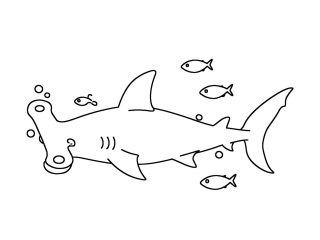
#> input picture assets/color/t/shark01.jpg, 320 x 240 px
$ python -i color_prep.py   (imports and definitions only)
#> lines starting #> are read from the running program, lines starting #| are printed output that depends on the picture
"""Prepare coloring pages: raw AI line art -> thick transparent-line PNG (1280x960) + QC sheet that tints the outside region.
usage: color_prep.py RAW_DIR OUT_DIR [QC_PNG]"""
import sys, os, glob
import numpy as np, cv2

W, H = 1280, 960
def prep(path):
#> called with path = '../assets/color/t/shark01.jpg'
    g = cv2.imread(path, 0)
#> g is the input picture: shape (240, 320); min 0, max 255, mean 247.8
    g = cv2.resize(g, (W, H), interpolation=cv2.INTER_AREA)
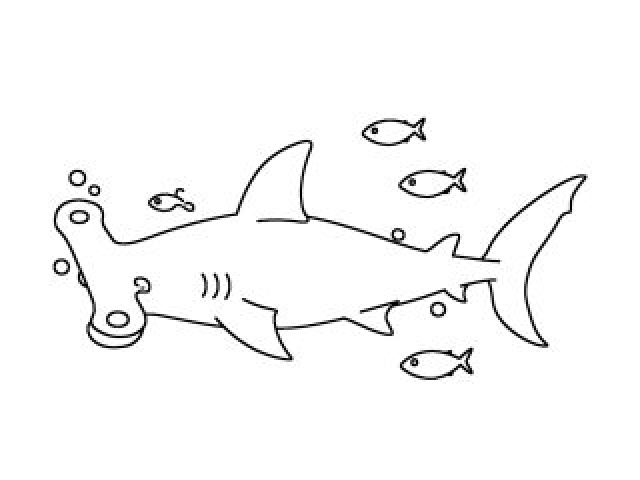
#> g: shape (960, 1280) (shown at 1/2 size); min 0, max 255, mean 247.8
    ink = np.clip((215 - g.astype(np.float32)) / (215 - 70), 0, 1)       # 0..1 darkness
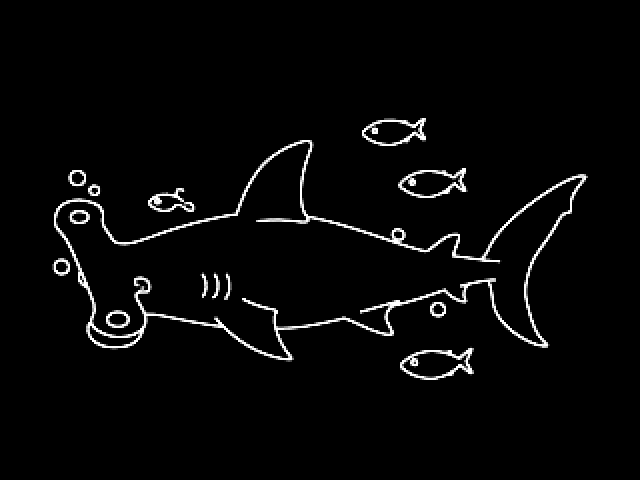
#> ink: shape (960, 1280) float32 (shown at 1/2 size); min 0, max 1, mean 0.0294
    ink = cv2.erode(1 - ink, np.ones((3, 3), np.uint8)).astype(np.float32); ink = 1 - ink   # thicken by ~1px/side
#> after `ink = cv2.erode(1 - ink, np.ones((3, 3), np.uint8)).astype(np.float32)`:
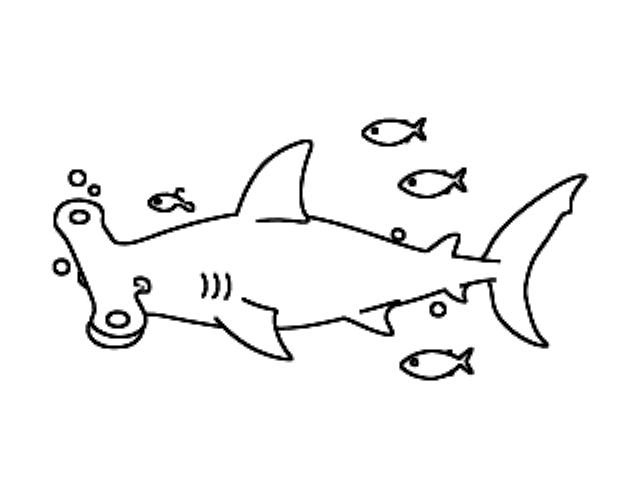
#> ink: shape (960, 1280) float32 (shown at 1/2 size); min 0, max 1, mean 0.958
#> after `ink = 1 - ink`:
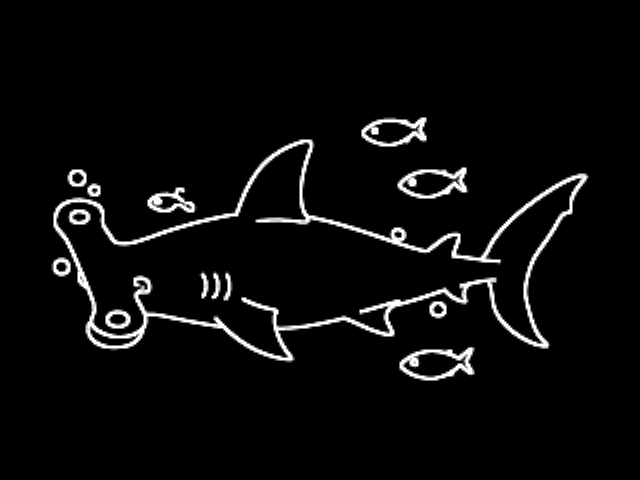
#> ink: shape (960, 1280) float32 (shown at 1/2 size); min 0, max 1, mean 0.0418
    ink = cv2.GaussianBlur(ink, (0, 0), 0.8)
    ink = np.clip(ink * 1.6, 0, 1)
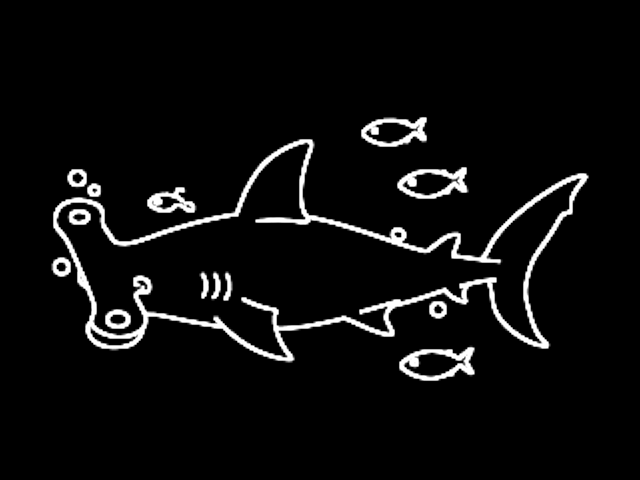
#> ink: shape (960, 1280) float32 (shown at 1/2 size); min 0, max 1, mean 0.0497
    ink[:6, :] = 0; ink[-6:, :] = 0; ink[:, :6] = 0; ink[:, -6:] = 0      # kill border artefacts
    a = (ink * 255).astype(np.uint8)
    rgba = np.zeros((H, W, 4), np.uint8); rgba[..., 3] = a                # black lines, alpha = ink
    return rgba

def regions(rgba, d=2):
    solid = (rgba[..., 3] > 110).astype(np.uint8)
    solid = cv2.dilate(solid, np.ones((3, 3), np.uint8), iterations=d)
    n, lab = cv2.connectedComponents(1 - solid, connectivity=4)
    return n, lab, solid

def qc(rgba):
    n, lab, solid = regions(rgba)
    bg = lab[10, 10] if solid[10, 10] == 0 else lab[H // 2, 10]
    areas = np.bincount(lab.ravel(), minlength=n); areas[0] = 0
    big = [(i, a) for i, a in enumerate(areas) if i != bg and a > 0.015 * W * H and i != 0]
    bgfrac = areas[bg] / (W * H)
    return n, bgfrac, len(big), lab, bg

def sheet_tile(rgba, lab, bg):
    rgb = np.full((H, W, 3), 255, np.uint8)
    rgb[lab == bg] = (200, 225, 255)                                       # outside tinted
    a = rgba[..., 3:4].astype(np.float32) / 255
    out = (rgb * (1 - a)).astype(np.uint8)
    return cv2.resize(out, (480, 360), interpolation=cv2.INTER_AREA)

# [20 lines not run here, left out]

>>> result = prep('../assets/color/t/shark01.jpg')

$ run again, on assets/color/t/shark05.jpg
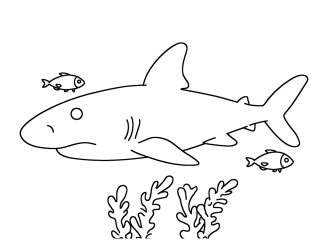
#> input picture assets/color/t/shark05.jpg, 320 x 240 px
#> in prep, g is the input picture: shape (240, 320); min 0, max 255, mean 244
#> in prep, `g = cv2.resize(g, (W, H), interpolation=cv2.INTER_AREA)`:
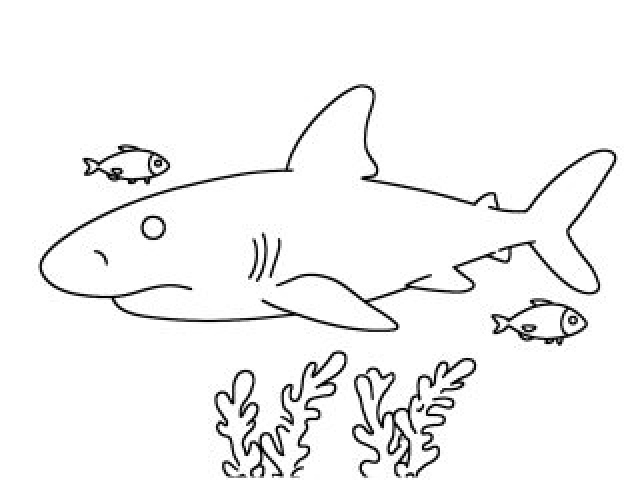
#> g: shape (960, 1280) (shown at 1/2 size); min 0, max 255, mean 244
#> in prep, `ink[-6:, :] = 0`:
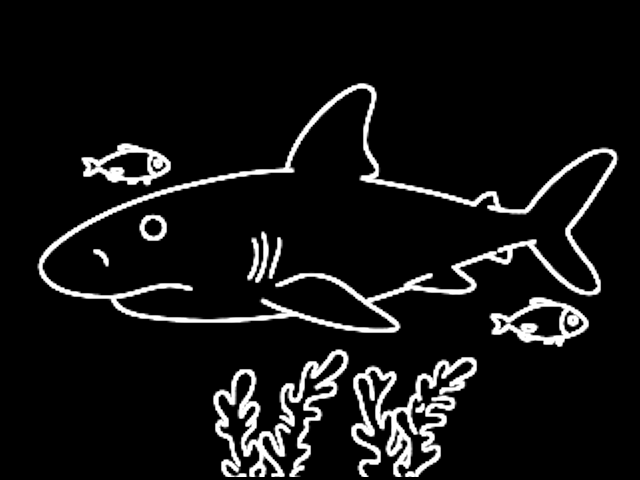
#> ink: shape (960, 1280) float32 (shown at 1/2 size); min 0, max 1, mean 0.0756

$ run again, on assets/color/t/shark06.jpg
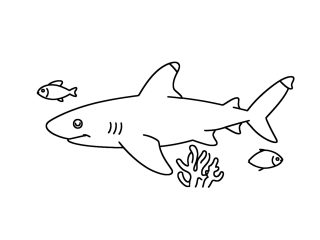
#> input picture assets/color/t/shark06.jpg, 320 x 240 px
#> in prep, g is the input picture: shape (240, 320); min 0, max 255, mean 246.9
#> in prep, `g = cv2.resize(g, (W, H), interpolation=cv2.INTER_AREA)`:
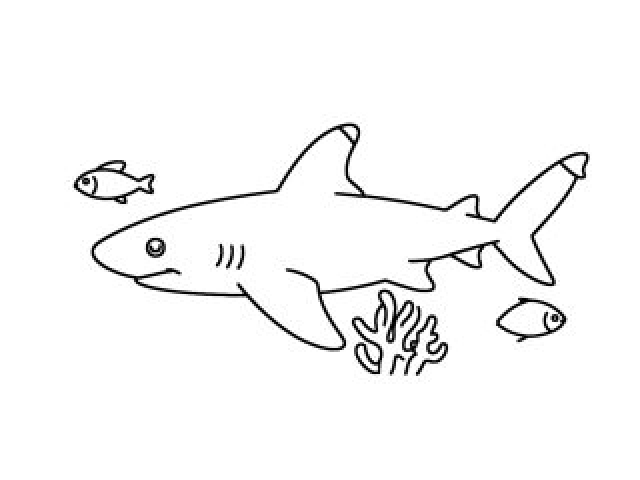
#> g: shape (960, 1280) (shown at 1/2 size); min 0, max 255, mean 246.9
#> in prep, `ink = np.clip(ink * 1.6, 0, 1)`:
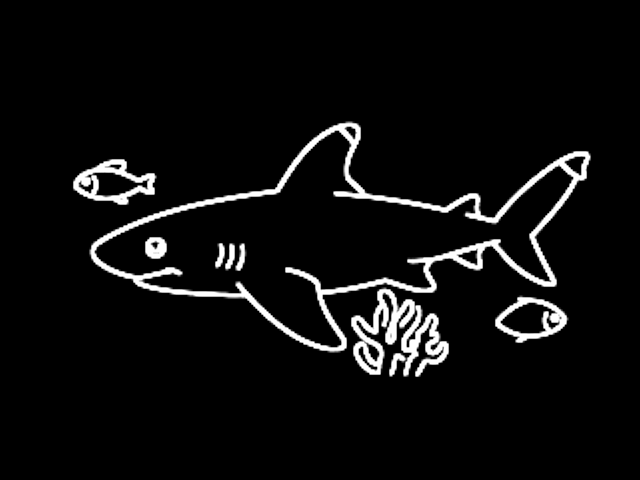
#> ink: shape (960, 1280) float32 (shown at 1/2 size); min 0, max 1, mean 0.0524

$ run again, on assets/color/t/shark07.jpg
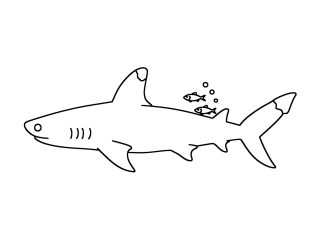
#> input picture assets/color/t/shark07.jpg, 320 x 240 px
#> in prep, g is the input picture: shape (240, 320); min 0, max 255, mean 249.6
#> in prep, `g = cv2.resize(g, (W, H), interpolation=cv2.INTER_AREA)`:
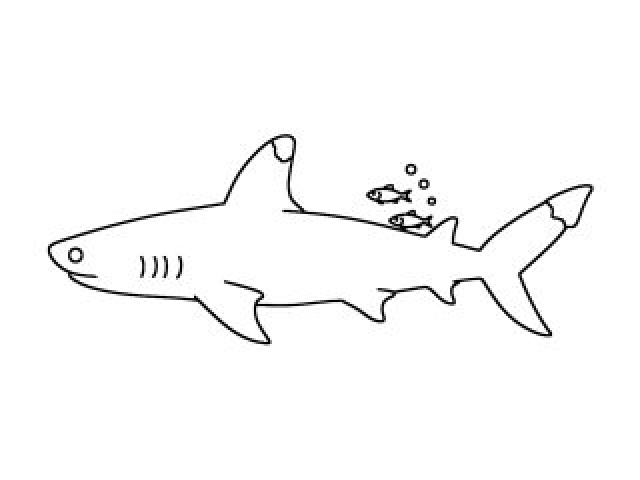
#> g: shape (960, 1280) (shown at 1/2 size); min 0, max 255, mean 249.6
#> in prep, `ink = np.clip(ink * 1.6, 0, 1)`:
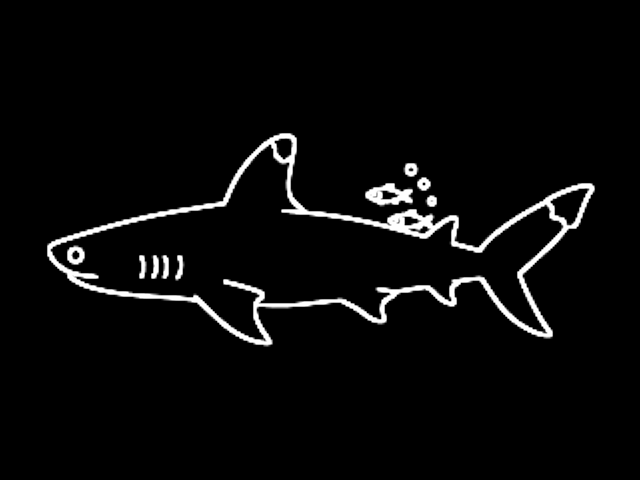
#> ink: shape (960, 1280) float32 (shown at 1/2 size); min 0, max 1, mean 0.0361
